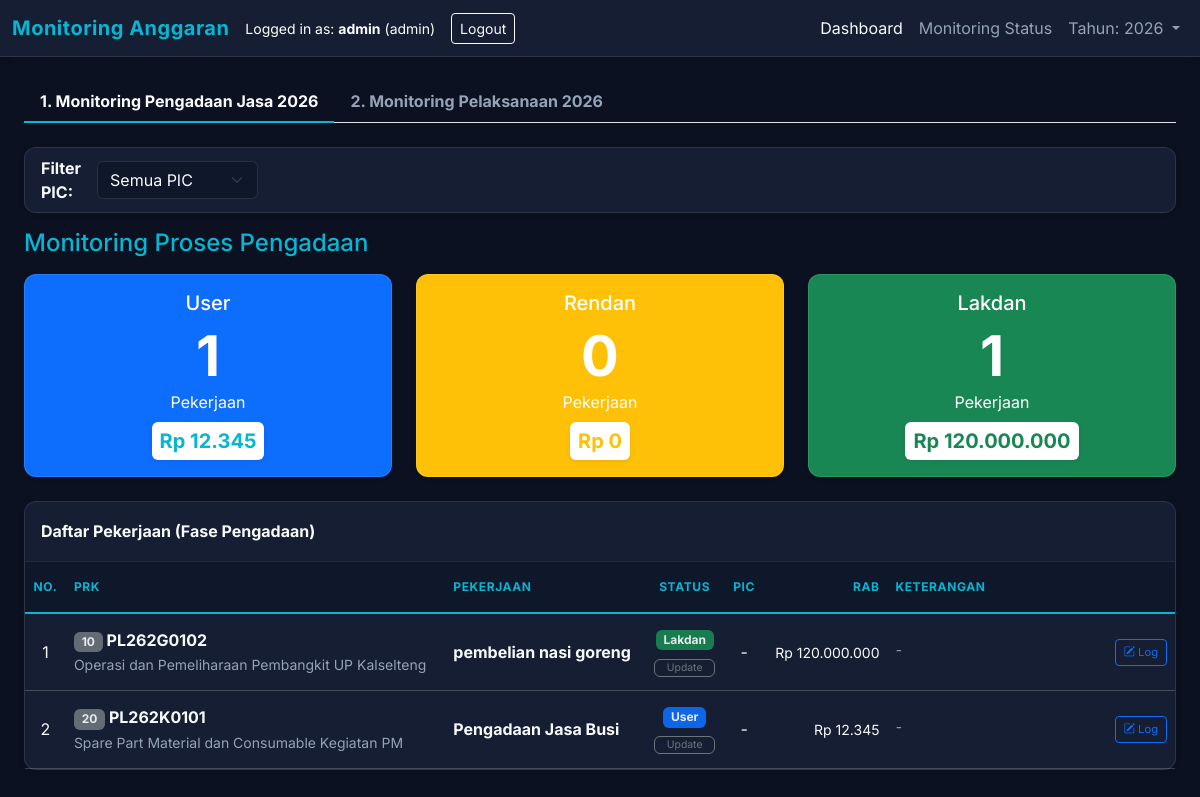
Page /monitoring (signed in) on the committed database.
### app/models.py (models this page shows, shortened)
class User(UserMixin, db.Model):
    id = db.Column(db.Integer, primary_key=True)
    username = db.Column(db.String(100), unique=True, nullable=False)
    password_hash = db.Column(db.String(200), nullable=False)
    role = db.Column(db.String(50), nullable=False, default=UserRole.VIEWER)
    def has_permission(self, permission_name):
        if self.role == UserRole.SUPER_ADMIN:
            return True
        permission = Permission.query.filter_by(name=permission_name).first()
        if not permission:
            return False
        role_perm = RolePermission.query.filter_by(
            role=self.role,
            permission_id=permission.id
        ).first()
        return role_perm.is_allowed if role_perm else False

class BudgetLine(db.Model):
    id = db.Column(db.Integer, primary_key=True)
    kode = db.Column(db.String(50), nullable=False)
    no_prk = db.Column(db.String(100), nullable=False)
    deskripsi = db.Column(db.String(255), nullable=False)
    tahun = db.Column(db.Integer, nullable=False, default=2026)
    pagu_material = db.Column(db.Float, default=0)
    pagu_jasa = db.Column(db.Float, default=0)
    pagu_total = db.Column(db.Float, default=0)
    usulan_rab_rp = db.Column(db.Float, default=0)
    terkontrak_rp = db.Column(db.Float, default=0)
    terbayar_rp = db.Column(db.Float, default=0)
    ellipse_rp = db.Column(db.Float, default=0)
    order_index = db.Column(db.Integer, default=0)

class JobDetail(db.Model):
    id = db.Column(db.Integer, primary_key=True)
    budget_line_id = db.Column(db.Integer, db.ForeignKey('budget_line.id'), nullable=False)
    nama_pekerjaan = db.Column(db.String(255), nullable=False)
    tanggal_tor = db.Column(db.String(50))
    tanggal_dibutuhkan = db.Column(db.String(50))
    no_vka = db.Column(db.String(100))
    coa = db.Column(db.String(100))
    rab_sebelum_ppn = db.Column(db.Float, default=0)
    est_sisa = db.Column(db.Float, default=0)
    terkontrak_rp = db.Column(db.Float, default=0)
    terbayar_rp = db.Column(db.Float, default=0)
    jenis_pengadaan = db.Column(db.String(50))
    status = db.Column(db.String(20), default='User') # User, Rendan, Lakdan
    pic = db.Column(db.String(50))
    budget_line = db.relationship('BudgetLine', backref=db.backref('jobs', lazy=True))

### app/routes/main.py (the view)
@bp.route('/monitoring')
@login_required
def monitoring():
    current_year = datetime.datetime.now().year
    selected_year = session.get('year', current_year)
    budget_lines = BudgetLine.query.filter_by(tahun=selected_year).all()
    unique_codes = sorted({item.kode for item in budget_lines})
    selected_pic = request.args.get('pic', '')
    selected_status = request.args.get('status', '') # Status Filter
    total_summary = {
        'User': 0,
        'Rendan': 0,
        'Lakdan': 0
    }
    value_summary = {
        'User': 0,
        'Rendan': 0,
        'Lakdan': 0
    }
    all_jobs = JobDetail.query.all()
    unique_pics = sorted({j.pic for j in all_jobs if j.pic})
    procurement_jobs = []
    execution_jobs = []
    procurement_statuses = ['User', 'Rendan', 'Lakdan']
    for code in unique_codes:
        items = BudgetLine.query.filter_by(kode=code).all()
        for item in items:
            jobs = item.jobs
            for j in jobs:
                status = j.status or 'User'
                if selected_pic and status == 'User' and j.pic != selected_pic:
                    continue
                if status in procurement_statuses:
                    if status in total_summary:
                        total_summary[status] += 1
                        value_summary[status] += (j.rab_sebelum_ppn or 0)
                if selected_status and status != selected_status:
                    continue
                latest_log = j.progress_logs[0] if j.progress_logs else None
                latest_note = latest_log.notes if latest_log else '-'
                job_data = {
                    'kode': item.kode,
                    'no_prk': item.no_prk,
                    'deskripsi': item.deskripsi,
                    'job_name': j.nama_pekerjaan,
                    'job_status': status,
                    'job_pic': j.pic or '-',
                    'job_id': j.id,
                    'job_rab': j.rab_sebelum_ppn,
                    'job_terkontrak': j.terkontrak_rp,
                    'job_terbayar': j.terbayar_rp,
                    'latest_note': latest_note
                }
                if status in procurement_statuses:
                    procurement_jobs.append(job_data)
                else:
                    execution_jobs.append(job_data)
    return render_template('monitoring.html',
                           total_summary=total_summary,
                           value_summary=value_summary,
                           procurement_jobs=procurement_jobs,
                           execution_jobs=execution_jobs,
                           unique_pics=unique_pics,
                           selected_pic=selected_pic,
                           selected_status=selected_status,
                           selected_year=selected_year)

### app/templates/monitoring.html (shortened to what this page needs)
{% extends 'base.html' %}
{% block content %}
<ul class="nav nav-tabs mb-4" id="monitorTab" role="tablist">
    <li class="nav-item" role="presentation">
        <button class="nav-link active fw-bold" id="pengadaan-tab" data-bs-toggle="tab" data-bs-target="#pengadaan"
            type="button" role="tab" aria-selected="true">1. Monitoring Pengadaan Jasa {{ selected_year }}</button>
    </li>
    <li class="nav-item" role="presentation">
        <button class="nav-link fw-bold" id="pelaksanaan-tab" data-bs-toggle="tab" data-bs-target="#pelaksanaan"
            type="button" role="tab" aria-selected="false">2. Monitoring Pelaksanaan {{ selected_year }}</button>
    </li>
</ul>
<div class="tab-content" id="monitorTabContent">
    <div class="col-12 mb-3">
        <div class="card shadow-sm">
            <div class="card-body py-2 d-flex justify-content-between align-items-center">
                <form action="{{ url_for('main.monitoring') }}" method="GET" class="d-flex align-items-center">
                    <label class="me-2 fw-bold">Filter PIC:</label>
                    <select name="pic" class="form-select me-2" style="max-width: 200px;" onchange="this.form.submit()">
                        <option value="">Semua PIC</option>
                    </select>
                </form>
            </div>
        </div>
    </div>
    <div class="tab-pane fade show active" id="pengadaan" role="tabpanel">
        <h4 class="mb-3 text-primary">Monitoring Proses Pengadaan</h4>
        <div class="row mb-4">
            <div class="col-md-4">
                <a href="{{ url_for('main.monitoring', status='User', pic=selected_pic) }}"
                    class="text-decoration-none">
                    <div
                        class="card text-white bg-primary shadow-sm h-100 card-hover-effect {% if selected_status == 'User' %}border-warning border-4{% endif %}">
                        <div class="card-body text-center">
                            <h5 class="card-title">User</h5>
                            <h2 class="display-4 fw-bold mb-0">{{ total_summary['User'] }}</h2>
                            <p class="card-text mb-2">Pekerjaan</p>
                            <div class="fs-5 fw-bold bg-white text-primary rounded px-2 py-1 d-inline-block shadow-sm">
                                Rp {{ value_summary['User']|ribuan }}
                            </div>
                        </div>
                    </div>
                </a>
            </div>
            <div class="col-md-4">
                <a href="{{ url_for('main.monitoring', status='Rendan', pic=selected_pic) }}"
                    class="text-decoration-none">
                    <div
                        class="card text-white bg-warning shadow-sm h-100 card-hover-effect {% if selected_status == 'Rendan' %}border-primary border-4{% endif %}">
                        <div class="card-body text-center">
                            <h5 class="card-title">Rendan</h5>
                            <h2 class="display-4 fw-bold mb-0">{{ total_summary['Rendan'] }}</h2>
                            <p class="card-text mb-2">Pekerjaan</p>
                            <div class="fs-5 fw-bold bg-white text-warning rounded px-2 py-1 d-inline-block shadow-sm">
                                Rp {{ value_summary['Rendan']|ribuan }}
                            </div>
                        </div>
                    </div>
                </a>
            </div>
            <div class="col-md-4">
                <a href="{{ url_for('main.monitoring', status='Lakdan', pic=selected_pic) }}"
                    class="text-decoration-none">
                    <div
                        class="card text-white bg-success shadow-sm h-100 card-hover-effect {% if selected_status == 'Lakdan' %}border-warning border-4{% endif %}">
                        <div class="card-body text-center">
                            <h5 class="card-title">Lakdan</h5>
                            <h2 class="display-4 fw-bold mb-0">{{ total_summary['Lakdan'] }}</h2>
                            <p class="card-text mb-2">Pekerjaan</p>
                            <div class="fs-5 fw-bold bg-white text-success rounded px-2 py-1 d-inline-block shadow-sm">
                                Rp {{ value_summary['Lakdan']|ribuan }}
                            </div>
                        </div>
                    </div>
                </a>
            </div>
        </div>
        <div class="card shadow-sm">
            <div class="card-header">
                <h6 class="mb-0 fw-bold">Daftar Pekerjaan (Fase Pengadaan)</h6>
            </div>
            <div class="card-body p-0">
                <div class="table-responsive">
                    <table class="table table-hover mb-0 align-middle">
                        <thead>
                            <tr>
                                <th class="text-center">No.</th>
                                <th>PRK</th>
                                <th>Pekerjaan</th>
                                <th class="text-center">Status</th>
                                <th class="text-center">PIC</th>
                                <th class="text-end">RAB</th>
                                <th style="width: 25%;">Keterangan</th>
                            </tr>
                        </thead>
                        <tbody>
                            {% for item in procurement_jobs %}
                            <tr>
                                <td class="text-center">{{ loop.index }}</td>
                                <td>
                                    <div class="fw-bold"><span class="badge bg-secondary">{{ item.kode }}</span> {{
                                        item.no_prk }}</div>
                                    <small class="text-muted">{{ item.deskripsi }}</small>
                                </td>
                                <td class="fw-bold text-primary">{{ item.job_name }}</td>
                                <td class="text-center">
                                    <span class="badge
                                        {% if item.job_status == 'User' %}bg-primary
                                        {% elif item.job_status == 'Rendan' %}bg-warning text-dark
                                        {% else %}bg-success{% endif %}">
                                        {{ item.job_status }}
                                    </span>
                                    {% if current_user.has_permission('update_job_status') %}
                                    <div class="mt-1">
                                        <button class="btn btn-xs btn-outline-secondary py-0"
                                            style="font-size: 0.65rem;"
                                            onclick="openStatusModal('{{ item.job_id }}', '{{ item.job_name }}', '{{ item.job_status }}', 'procurement')">
                                            Update
                                        </button>
                                    </div>
                                    {% endif %}
                                </td>
                                <td class="text-center">{{ item.job_pic }}</td>
                                <td class="text-end small">Rp {{ item.job_rab|ribuan }}</td>
                                <td class="small">
                                    <div class="d-flex justify-content-between align-items-start">
                                        <div class="text-muted fst-italic me-2"
                                            style="max-height: 50px; overflow-y: auto;">
                                            {{ item.latest_note }}
                                        </div>
                                        <button class="btn btn-sm btn-outline-primary" style="font-size: 0.7rem;"
                                            onclick="openLogModal('{{ item.job_id }}', '{{ item.job_name }}')">
                                            <i class="bi bi-pencil-square"></i> Log
                                        </button>
                                    </div>
                                </td>
                            </tr>
                            {% else %}
                            <tr>
                                <td colspan="7" class="text-center py-4 text-muted">Tidak ada pekerjaan di fase ini
                                    (sesuai filter).
                                </td>
                            </tr>
                            {% endfor %}
                        </tbody>
                    </table>
                </div>
            </div>
        </div>
    </div>
</div>
{% endblock %}

### app/templates/base.html (shortened to what this page needs)
<!DOCTYPE html>
<html lang="id">
<head>
    <link href="https://cdn.jsdelivr.net/npm/bootstrap@5.3.0/dist/css/bootstrap.min.css" rel="stylesheet">
    <link rel="stylesheet" href="{{ url_for('static', filename='style.css') }}">
    <link rel="stylesheet" href="https://cdn.jsdelivr.net/npm/bootstrap-icons@1.7.2/font/bootstrap-icons.css">
</head>
<body>
    <nav class="navbar navbar-expand-lg navbar-dark mb-4">
        <div class="container-fluid">
            <span class="navbar-brand mb-0 h1">Monitoring Anggaran</span>
            <div class="d-flex align-items-center">
                {% if current_user.is_authenticated %}
                <span class="text-white me-3">
                    <small>Logged in as: <strong>{{ current_user.username }}</strong> ({{ current_user.role }})</small>
                </span>
                <a href="{{ url_for('auth.logout') }}" class="btn btn-sm btn-outline-light">Logout</a>
                {% else %}
                <a href="{{ url_for('auth.login') }}" class="btn btn-sm btn-outline-light">Login</a>
                {% endif %}
            </div>
            <div class="collapse navbar-collapse" id="navbarNav">
                <ul class="navbar-nav ms-auto">
                    <li class="nav-item">
                        <a class="nav-link active" href="/">Dashboard</a>
                    </li>
                    {% if current_user.is_authenticated %}
                    <li class="nav-item">
                        <a class="nav-link" href="{{ url_for('main.monitoring') }}">Monitoring Status</a>
                    </li>
                    <li class="nav-item dropdown">
                        <a class="nav-link dropdown-toggle" href="#" id="yearDropdown" role="button"
                            data-bs-toggle="dropdown" aria-expanded="false">
                            Tahun: {{ session.get('year', 2026) }}
                        </a>
                    </li>
                    {% endif %}
                </ul>
            </div>
        </div>
    </nav>
    <div class="container-fluid px-4">
        {% block content %}{% endblock %}
    </div>
</body>
</html>

### rows in the picture
User: username "admin", role "admin"
BudgetLine: kode "10", no_prk "PL262G0102", deskripsi "Operasi dan Pemeliharaan Pembangkit UP Kalselteng"
JobDetail: job_name "pembelian nasi goreng", job_status "Lakdan", job_rab|ribuan "120.000.000"
BudgetLine: kode "20", no_prk "PL262K0101", deskripsi "Spare Part Material dan Consumable Kegiatan PM"
JobDetail: job_name "Pengadaan Jasa Busi", job_status "User", job_rab|ribuan "12.345"

### other values in the picture
{{ session.get('year', 2026) }} "2026"
{{ selected_year }} "2026"
{{ total_summary['User'] }} "1"
{{ value_summary['User']|ribuan }} "12.345"
{{ total_summary['Rendan'] }} "0"
{{ value_summary['Rendan']|ribuan }} "0"
{{ total_summary['Lakdan'] }} "1"
{{ value_summary['Lakdan']|ribuan }} "120.000.000"
{{ item.job_pic }} "-" "-"
{{ item.latest_note }} "-" "-"
